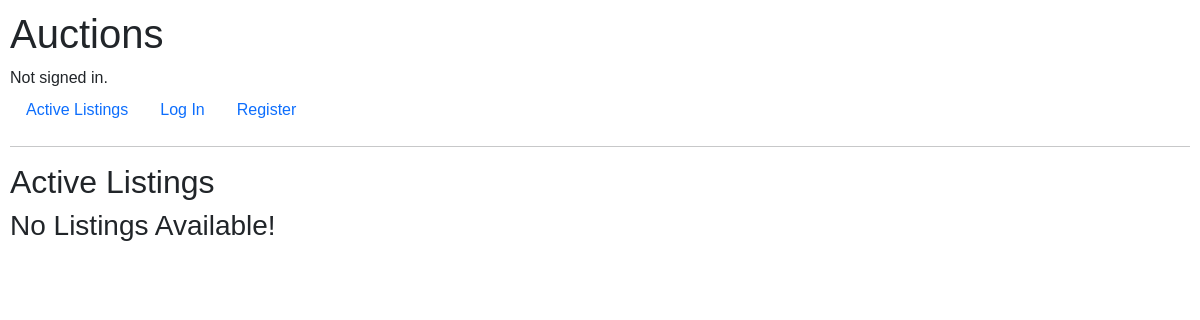
Before: / with the older database file.
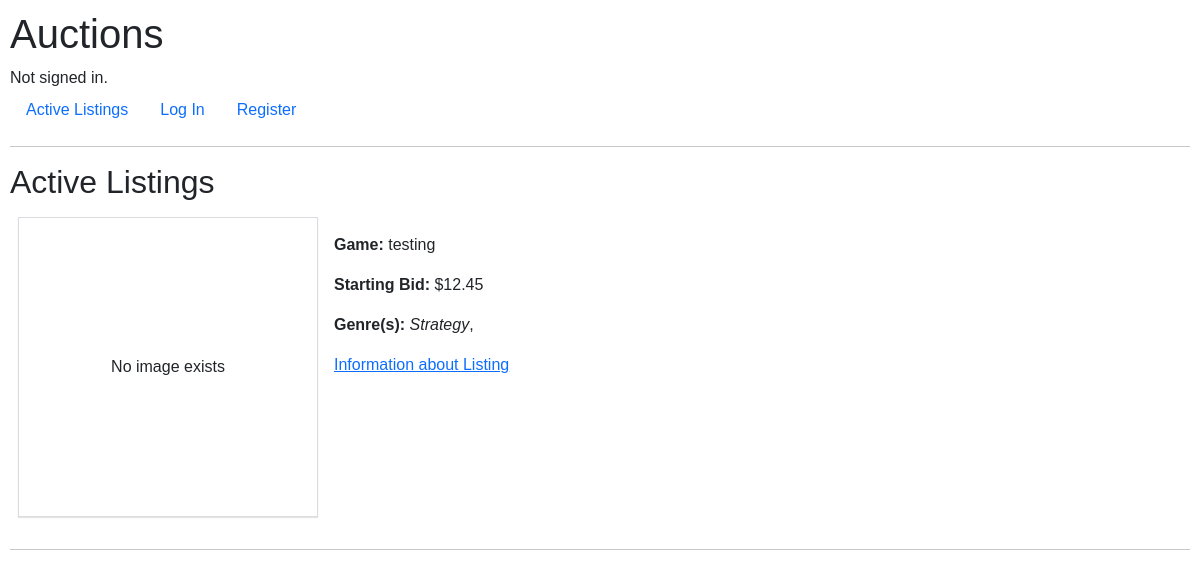
After: the same page with the newer database file.
### auctions/models.py (models this page shows, shortened)
class Listing(models.Model):
    listing_id = models.AutoField(primary_key=True)
    owner = models.ForeignKey(User, on_delete=models.CASCADE, default=None, related_name="owner")
    title = models.CharField(max_length=64)
    description = models.CharField(max_length=255, verbose_name="Description")
    starting_bid = models.DecimalField(max_digits=5, decimal_places=2, verbose_name="Starting Bid", validators=[MinValueValidator(Decimal('0.01'))])
    highest_bid = models.ForeignKey('Bid', on_delete=models.CASCADE, default=None, blank=True, null=True, related_name="highest_bid")
    image = models.ImageField(upload_to='auctions/media', default=None, blank=True, null=True, verbose_name="Image (Optional)")
    date = models.DateTimeField(auto_now_add=True)
    genres = models.ManyToManyField(Genre, verbose_name="Genre(s)")
    status = models.BooleanField(default=True)

class Genre(models.Model):
    name = models.CharField(max_length=32, unique=True)
    slug = models.SlugField(null=True, unique=True)
    def __str__(self):
        return f"{self.name}"

### auctions/views.py (the view)
# urls.py: path("", views.index, name="index"),
def index(request):
    active_listings = Listing.objects.filter(status=True)
    return render(request, "auctions/index.html", {
        "listings": active_listings,
        "title": 'Active Listings'
    })

### auctions/templates/auctions/index.html (shortened to what this page needs)
{% extends "auctions/layout.html"%}
{% block body %}
    <h2>Active Listings</h2>
    {% if listings|length > 0 %}
        {% for listing in listings %}
            <div class="d-flex p-2">
            <div id="img-div" class="d-flex justify-content-center align-items-center flex-column mb-2 p-2">
                {% if listing.image %}
                <img src="{{ listing.image.url }}">
                {% else %}
                No image exists
                {% endif %}
            </div>
            <div class="d-flex flex-column mb-2 p-2">
                <div class="p-2"><b>Game:</b> {{ listing.title }}</div>
                <div class="p-2"><b>Starting Bid:</b> ${{ listing.starting_bid }}</div>
                <div class="p-2"> <b>Genre(s):</b>
                {% for genre in listing.genres.all %}
                    <i>{{ genre }}</i>,&nbsp
                {% endfor %}
                </div>
                <div class="p-2"><a href="{% url 'listing' listing.listing_id %}">Information about Listing</a></div>
            </div>
        </div>
        <hr>
        {% endfor %}
    {% else %}
        <h3>No Listings Available!</h3>
    {% endif %}
{% endblock %}

### auctions/templates/auctions/layout.html (shortened to what this page needs)
{% load static %}
<!DOCTYPE html>
<html lang="en">
    <head>
        <link href="https://cdn.jsdelivr.net/npm/bootstrap@5.3.0-alpha1/dist/css/bootstrap.min.css" rel="stylesheet">
        <link href="{% static 'auctions/styles.css' %}" rel="stylesheet">
    </head>
    <body>
        <h1>Auctions</h1>
        <div>
            {% if user.is_authenticated %}
                Signed in as <strong>{{ user.username }}</strong>.
            {% else %}
                Not signed in.
            {% endif %}
        </div>
        <ul class="nav">
            <li class="nav-item">
                <a class="nav-link" href="{% url 'index' %}">Active Listings</a>
            </li>
            {% if user.is_authenticated %}
                <li class="nav-item">
                    <a class="nav-link" href="{% url 'watchlist' %}">Watchlist</a>
                </li>
                <li class="nav-item">
                    <a class="nav-link" href="{% url 'create' %}">Create Listing</a>
                </li>
                <li class="nav-item">
                    <a class="nav-link" href="{% url 'logout' %}">Log Out</a>
                </li>
            {% else %}
                <li class="nav-item">
                    <a class="nav-link" href="{% url 'login' %}">Log In</a>
                </li>
                <li class="nav-item">
                    <a class="nav-link" href="{% url 'register' %}">Register</a>
                </li>
            {% endif %}
        </ul>
        <hr>
        {% block body %}
        {% endblock %}
    </body>
</html>

### auctions/static/auctions/styles.css (style rules this page uses)
* { font-family:'Gill Sans', 'Gill Sans MT', Calibri, 'Trebuchet MS', sans-serif; }
body { padding: 10px; }
#img-div { width: 300px; height: 300px; box-shadow: 0 1px 1px rgb(0 0 0 / 10%); border: 1px solid #dadce0; }

Changed rows visible on the page:
added Listing: image "No image exists", title "testing", starting_bid "12.45"
now on this page (row unchanged): Genre: name "Strategy"
Other visible differences:
text no longer shown: "No Listings Available!"
